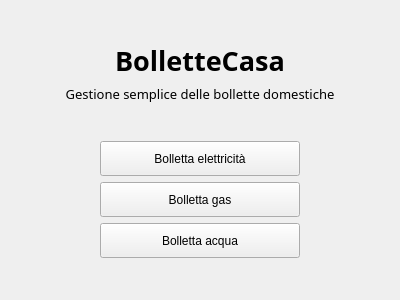
<?xml version="1.0" encoding="UTF-8"?>
<ui version="4.0">
 <class>mainMenuWindow</class>
 <widget class="QMainWindow" name="mainMenuWindow">
  <property name="geometry">
   <rect>
    <x>0</x>
    <y>0</y>
    <width>400</width>
    <height>300</height>
   </rect>
  </property>
  <property name="minimumSize">
   <size>
    <width>400</width>
    <height>300</height>
   </size>
  </property>
  <property name="windowTitle">
   <string>BolletteCasa</string>
  </property>
  <property name="windowIcon">
   <iconset>
    <normaloff>../assets/logo.ico</normaloff>../assets/logo.ico</iconset>
  </property>
  <property name="autoFillBackground">
   <bool>false</bool>
  </property>
  <widget class="QWidget" name="mainMenuCentralWidget">
   <layout class="QVBoxLayout" name="verticalLayout">
    <item>
     <spacer name="mainMenuTopSpacer">
      <property name="orientation">
       <enum>Qt::Orientation::Vertical</enum>
      </property>
      <property name="sizeHint" stdset="0">
       <size>
        <width>20</width>
        <height>40</height>
       </size>
      </property>
     </spacer>
    </item>
    <item>
     <widget class="QLabel" name="mainMenuTitleLabel">
      <property name="font">
       <font>
        <family>Asap</family>
        <pointsize>20</pointsize>
        <bold>true</bold>
        <hintingpreference>PreferNoHinting</hintingpreference>
       </font>
      </property>
      <property name="text">
       <string>BolletteCasa</string>
      </property>
      <property name="alignment">
       <set>Qt::AlignmentFlag::AlignCenter</set>
      </property>
     </widget>
    </item>
    <item>
     <widget class="QLabel" name="mainMenuSubtitleLabel">
      <property name="font">
       <font>
        <family>Asap</family>
        <pointsize>10</pointsize>
        <italic>false</italic>
        <bold>false</bold>
        <underline>false</underline>
        <strikeout>false</strikeout>
        <stylestrategy>PreferDefault</stylestrategy>
        <kerning>true</kerning>
        <hintingpreference>PreferNoHinting</hintingpreference>
       </font>
      </property>
      <property name="text">
       <string>Gestione semplice delle bollette domestiche</string>
      </property>
      <property name="alignment">
       <set>Qt::AlignmentFlag::AlignCenter</set>
      </property>
     </widget>
    </item>
    <item>
     <spacer name="mainMenuButtonsTopSpacer">
      <property name="orientation">
       <enum>Qt::Orientation::Vertical</enum>
      </property>
      <property name="sizeHint" stdset="0">
       <size>
        <width>20</width>
        <height>40</height>
       </size>
      </property>
     </spacer>
    </item>
    <item alignment="Qt::AlignmentFlag::AlignHCenter">
     <widget class="QPushButton" name="openElectricityWindowButton">
      <property name="minimumSize">
       <size>
        <width>200</width>
        <height>35</height>
       </size>
      </property>
      <property name="maximumSize">
       <size>
        <width>16777215</width>
        <height>16777215</height>
       </size>
      </property>
      <property name="text">
       <string>Bolletta elettricità</string>
      </property>
     </widget>
    </item>
    <item alignment="Qt::AlignmentFlag::AlignHCenter">
     <widget class="QPushButton" name="openGasWindowButton">
      <property name="minimumSize">
       <size>
        <width>200</width>
        <height>35</height>
       </size>
      </property>
      <property name="maximumSize">
       <size>
        <width>16777215</width>
        <height>16777215</height>
       </size>
      </property>
      <property name="text">
       <string>Bolletta gas</string>
      </property>
     </widget>
    </item>
    <item alignment="Qt::AlignmentFlag::AlignHCenter">
     <widget class="QPushButton" name="openWaterWindowButton">
      <property name="minimumSize">
       <size>
        <width>200</width>
        <height>35</height>
       </size>
      </property>
      <property name="maximumSize">
       <size>
        <width>16777215</width>
        <height>16777215</height>
       </size>
      </property>
      <property name="text">
       <string>Bolletta acqua</string>
      </property>
     </widget>
    </item>
    <item>
     <spacer name="mainMenuBottomSpacer">
      <property name="orientation">
       <enum>Qt::Orientation::Vertical</enum>
      </property>
      <property name="sizeHint" stdset="0">
       <size>
        <width>20</width>
        <height>40</height>
       </size>
      </property>
     </spacer>
    </item>
   </layout>
  </widget>
 </widget>
 <resources/>
 <connections/>
</ui>
